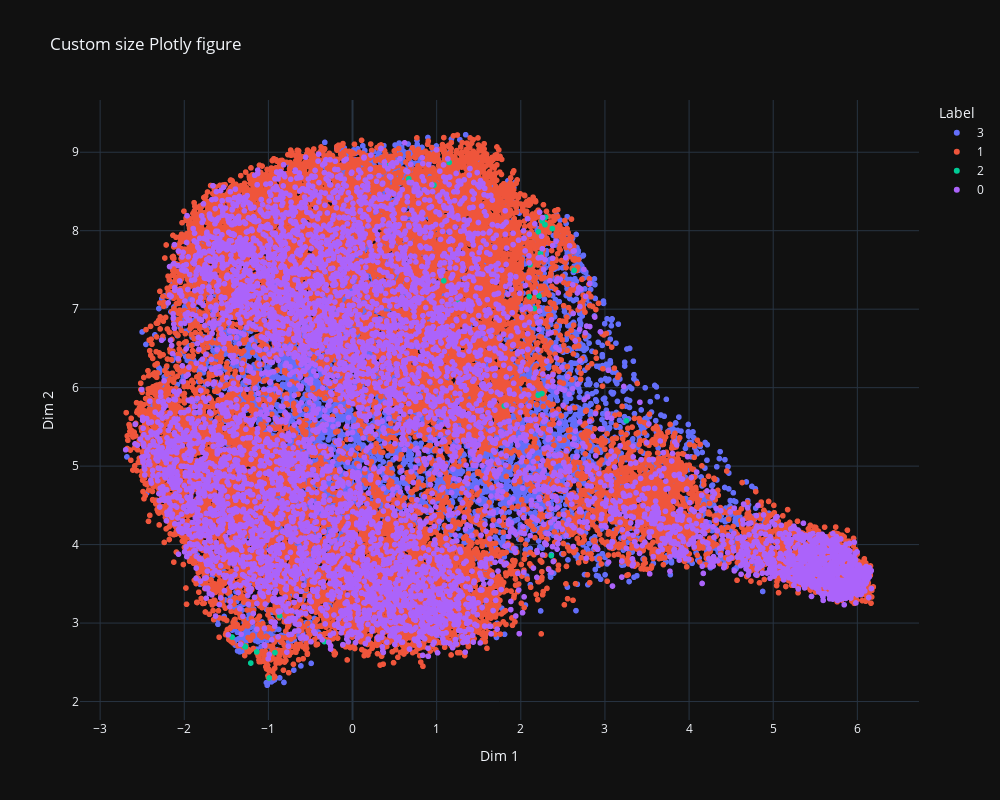

Notebook cell for this chart:
### Code cell
import numpy as np
Layers_part1=Total_Layers[0]
n=X.shape[0]
r_label=np.empty(n, dtype=object)
for i,layer in enumerate(Layers_part1):
    for node in layer:
        r_label[node]=str(i)

plot_embedding(X_umap,labels=r_label)

### Figure 1 — Plotly figure (JSON) as saved in the notebook; plotly's stock layout.template omitted (floating-point values rounded to 4 significant figures; data arrays with more than 128 entries replaced by an {"elided": "..."} marker saying what was removed)
{"data": [{"hovertemplate": "Label=3<br>Dim 1=%{x}<br>Dim 2=%{y}<extra></extra>", "legendgroup": "3", "marker": {"color": "#636efa", "symbol": "circle"}, "mode": "markers", "name": "3", "showlegend": true, "x": {"elided": "7901 float values"}, "xaxis": "x", "y": {"elided": "7901 float values"}, "yaxis": "y", "type": "scattergl"}, {"hovertemplate": "Label=1<br>Dim 1=%{x}<br>Dim 2=%{y}<extra></extra>", "legendgroup": "1", "marker": {"color": "#EF553B", "symbol": "circle"}, "mode": "markers", "name": "1", "showlegend": true, "x": {"elided": "20531 float values"}, "xaxis": "x", "y": {"elided": "20531 float values"}, "yaxis": "y", "type": "scattergl"}, {"hovertemplate": "Label=2<br>Dim 1=%{x}<br>Dim 2=%{y}<extra></extra>", "legendgroup": "2", "marker": {"color": "#00cc96", "symbol": "circle"}, "mode": "markers", "name": "2", "showlegend": true, "x": [1.255, 3.255, 0.9677, 1.804, 1.085, 2.234, 1.148, 0.4107, -0.9903, 2.251, 2.216, 2.363, -1.286, 2.253, 2.295, 2.287, -1.14, -1.209, 2.101, 2.161, 2.634, 2.109, 2.374, -0.8667, -1.273, -0.9219, -1.432, 0.668, 2.206, -0.3353, 2.209], "xaxis": "x", "y": [7.08, 5.578, 8.581, 5.767, 7.362, 7.71, 8.87, 8.828, 2.3, 5.925, 7.17, 3.859, 2.707, 8.124, 8.173, 8.077, 2.633, 2.491, 7.16, 7.009, 7.495, 7.566, 8.027, 3.093, 2.698, 2.624, 2.822, 8.662, 5.904, 2.764, 7.986], "yaxis": "y", "type": "scattergl"}, {"hovertemplate": "Label=0<br>Dim 1=%{x}<br>Dim 2=%{y}<extra></extra>", "legendgroup": "0", "marker": {"color": "#ab63fa", "symbol": "circle"}, "mode": "markers", "name": "0", "showlegend": true, "x": {"elided": "7115 float values"}, "xaxis": "x", "y": {"elided": "7115 float values"}, "yaxis": "y", "type": "scattergl"}], "layout": {"xaxis": {"anchor": "y", "domain": [0.0, 1.0], "title": {"text": "Dim 1"}}, "yaxis": {"anchor": "x", "domain": [0.0, 1.0], "title": {"text": "Dim 2"}}, "legend": {"title": {"text": "Label"}, "tracegroupgap": 0}, "title": {"text": "Custom size Plotly figure"}, "width": 1000, "height": 800}}
